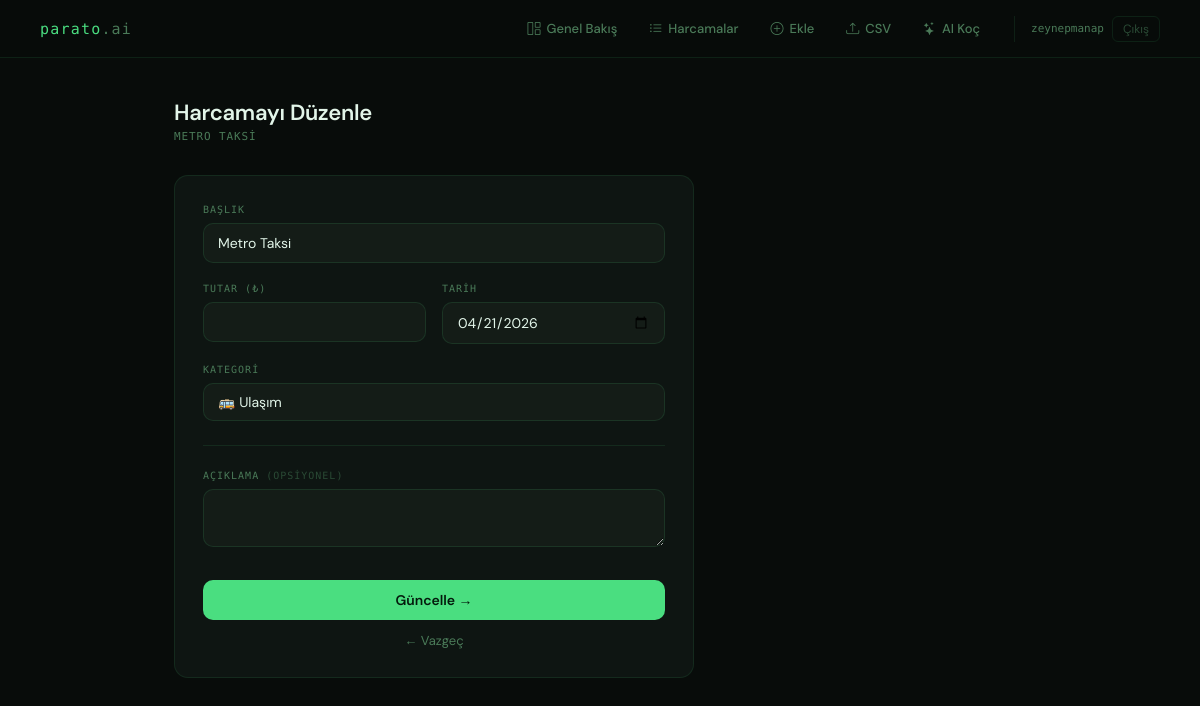
The page /harcamalar/22/duzenle/ (signed in) on the database its author committed.
### tracker/models.py (models this page shows, shortened)
class Harcama(models.Model):
    kullanici = models.ForeignKey(User, on_delete=models.CASCADE)
    baslik = models.CharField(max_length=200)
    tutar = models.DecimalField(max_digits=10, decimal_places=2)
    kategori = models.CharField(max_length=20, choices=Kategori.choices, default=Kategori.DIGER)
    tarih = models.DateField()
    aciklama = models.TextField(blank=True)
    olusturulma = models.DateTimeField(auto_now_add=True)
    class Meta:
        ordering = ['-tarih']

### tracker/views.py (the view, shortened to what this page needs)
# urls.py: path('harcamalar/<int:pk>/duzenle/', views.harcama_duzenle, name='harcama_duzenle'),
@login_required
def harcama_duzenle(request, pk):
    harcama = Harcama.objects.get(pk=pk, kullanici=request.user)
    return render(request, 'tracker/harcama_duzenle.html', {'harcama': harcama})

### tracker/templates/tracker/harcama_duzenle.html (shortened to what this page needs)
{% extends 'tracker/base.html' %}
{% block content %}
<div class="page-header">
  <h1>Harcamayı Düzenle</h1>
  <p>{{ harcama.baslik }}</p>
</div>
<div class="form-card">
  <form method="post">
    <div class="form-group">
      <label class="form-label">Başlık</label>
      <input type="text" name="baslik" class="form-control" value="{{ harcama.baslik }}" required>
    </div>
    <div class="form-row">
      <div class="form-group">
        <label class="form-label">Tutar (₺)</label>
        <input type="number" name="tutar" class="form-control" value="{{ harcama.tutar }}" step="0.01" required>
      </div>
      <div class="form-group">
        <label class="form-label">Tarih</label>
        <input type="date" name="tarih" class="form-control" value="{{ harcama.tarih|date:'Y-m-d' }}" required>
      </div>
    </div>
    <div class="form-group">
      <label class="form-label">Kategori</label>
      <select name="kategori" class="form-select">
        <option value="ulasim" {% if harcama.kategori == 'ulasim' %}selected{% endif %}>🚌 Ulaşım</option>
      </select>
    </div>
    <hr class="divider">
    <div class="form-group">
      <label class="form-label">Açıklama <span style="color:var(--text-dim)">(opsiyonel)</span></label>
      <textarea name="aciklama" class="form-control" rows="2">{{ harcama.aciklama }}</textarea>
    </div>
    <button type="submit" class="btn-submit">Güncelle →</button>
    <a href="{% url 'harcama_listesi' %}" class="btn-cancel">← Vazgeç</a>
  </form>
</div>
{% endblock %}

### tracker/templates/tracker/base.html (shortened to what this page needs)
<!DOCTYPE html>
<html lang="tr">
<head>
  <link href="https://cdn.jsdelivr.net/npm/bootstrap-icons@1.11.0/font/bootstrap-icons.css" rel="stylesheet">
</head>
<body>
<nav>
  <a class="nav-logo" href="{% url 'dashboard' %}">parato<span>.ai</span></a>
  <div class="nav-right">
    {% if request.user.is_authenticated %}
    <div class="nav-links">
      <a href="{% url 'dashboard' %}" class="{% if request.resolver_match.url_name == 'dashboard' %}active{% endif %}">
        <i class="bi bi-grid-1x2"></i> Genel Bakış
      </a>
      <a href="{% url 'harcama_listesi' %}" class="{% if request.resolver_match.url_name == 'harcama_listesi' %}active{% endif %}">
        <i class="bi bi-list-ul"></i> Harcamalar
      </a>
      <a href="{% url 'harcama_ekle' %}" class="{% if request.resolver_match.url_name == 'harcama_ekle' %}active{% endif %}">
        <i class="bi bi-plus-circle"></i> Ekle
      </a>
      <a href="{% url 'csv_yukle' %}" class="{% if request.resolver_match.url_name == 'csv_yukle' %}active{% endif %}">
        <i class="bi bi-upload"></i> CSV
      </a>
      <a href="{% url 'ai_analiz' %}" class="{% if request.resolver_match.url_name == 'ai_analiz' %}active{% endif %}">
        <i class="bi bi-stars"></i> AI Koç
      </a>
    </div>
    <div class="nav-user">
      <span>{{ request.user.username }}</span>
      <a href="{% url 'cikis' %}">Çıkış</a>
    </div>
    {% endif %}
  </div>
</nav>
<main>
  {% block content %}{% endblock %}
</main>
</body>
</html>

### tracker/templates/tracker/base.html (style rules this page uses)
*, *::before, *::after { box-sizing: border-box; margin: 0; padding: 0; }
:root { --bg: #080c0a; --surface: #0e1512; --surface2: #141c17; --border: rgba(74,222,128,0.1); --green: #4ade80; --text: #e2f5e9; --text-muted: #4a7a58; --text-dim: #2a4a35; --mono: 'DM Mono', monospace; --sans: 'DM Sans', sans-serif; }
body { background: var(--bg); font-family: var(--sans); color: var(--text); min-height: 100vh; }
nav { border-bottom: 1px solid var(--border); padding: 0 40px; display: flex; align-items: center; justify-content: space-between; height: 58px; position: sticky; top: 0; background: rgba(8,12,10,0.92); backdrop-filter: blur(12px); z-index: 100; }
.nav-logo { font-family: var(--mono); font-size: 15px; font-weight: 500; color: var(--green); letter-spacing: 0.08em; text-decoration: none; }
.nav-logo span { color: var(--text-muted); }
.nav-right { display: flex; align-items: center; gap: 4px; }
.nav-links { display: flex; gap: 4px; }
.nav-links a { font-size: 13px; font-weight: 500; color: var(--text-muted); text-decoration: none; padding: 6px 14px; border-radius: 8px; transition: all 0.15s; display: flex; align-items: center; gap: 6px; }
.nav-user { display: flex; align-items: center; gap: 8px; margin-left: 16px; padding-left: 16px; border-left: 1px solid var(--border); }
.nav-user span { font-family: var(--mono); font-size: 11px; color: var(--text-muted); }
.nav-user a { font-size: 12px; color: var(--text-dim); text-decoration: none; padding: 4px 10px; border: 1px solid var(--border); border-radius: 6px; transition: all 0.15s; }
main { max-width: 900px; margin: 0 auto; padding: 40px 24px; }

### tracker/templates/tracker/harcama_duzenle.html (style rules this page uses)
.page-header { margin-bottom: 32px; }
.page-header h1 { font-size: 22px; font-weight: 600; color: var(--text); letter-spacing: -0.3px; }
.page-header p { font-family: var(--mono); font-size: 11px; color: var(--text-muted); margin-top: 3px; letter-spacing: 0.08em; text-transform: uppercase; }
.form-card { background: var(--surface); border: 1px solid var(--border); border-radius: 14px; padding: 28px; max-width: 520px; }
.form-label { display: block; font-family: var(--mono); font-size: 10px; letter-spacing: 0.1em; text-transform: uppercase; color: var(--text-muted); margin-bottom: 8px; }
.form-group { margin-bottom: 20px; }
.form-control, .form-select { width: 100%; background: var(--surface2); border: 1px solid rgba(74,222,128,0.12); border-radius: 10px; padding: 10px 14px; font-family: var(--sans); font-size: 14px; color: var(--text); outline: none; transition: border-color 0.15s; appearance: none; }
.form-row { display: grid; grid-template-columns: 1fr 1fr; gap: 16px; }
.btn-submit { background: var(--green); color: #041a0c; border: none; padding: 11px; border-radius: 10px; font-family: var(--sans); font-weight: 600; font-size: 14px; cursor: pointer; transition: all 0.15s; width: 100%; margin-top: 8px; }
.btn-cancel { display: block; text-align: center; margin-top: 12px; font-size: 13px; color: var(--text-muted); text-decoration: none; }
.divider { border: none; border-top: 1px solid var(--border); margin: 24px 0; }

### rows shown on the page
Harcama: baslik "METRO TAKSI", baslik "Metro Taksi", tarih "04/21/2026", kategori "🚌 Ulaşım"

### other values the page prints
{{ request.user.username }} "zeynepmanap"
